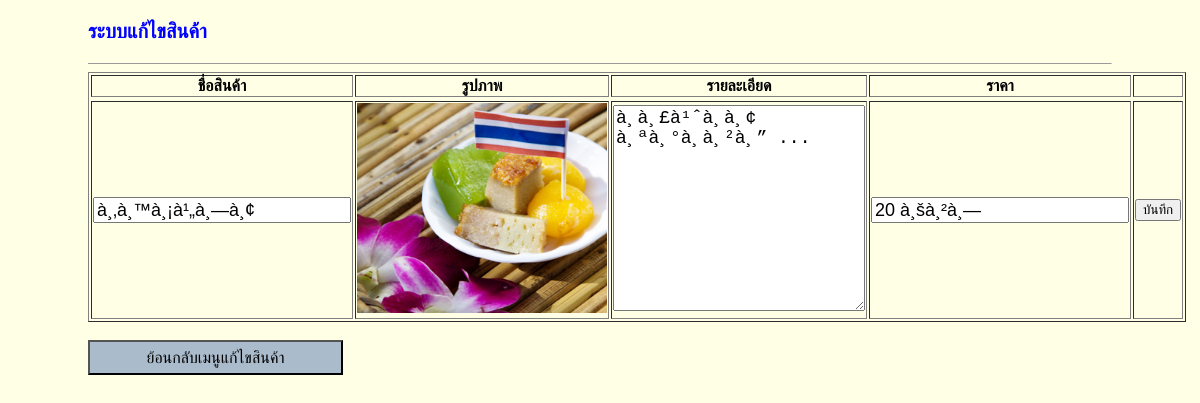
/FormEditItemById.php?id=1, run on the app's committed database.
### tables this page shows
CREATE TABLE `tb_items` (
  `id` int(11) NOT NULL,
  `title` varchar(20) NOT NULL,
  `image` varchar(100) NOT NULL,
  `detail` varchar(255) NOT NULL,
  `price` varchar(20) NOT NULL
);

### FormEditItemById.php (the view, shortened to what this page needs)
<?php
	require('config.php');
?>
<!DOCTYPE html>
<html>
<head>
</head>
<body>
	<div class="container">
		<p style="color:blue; font-weight:bold; font-size:20px;">ระบบแก้ไขสินค้า</p>
		<hr size="1">
		<table border="1">
			<tr>
				<th>ชื่อสินค้า</th>
				<th>รูปภาพ</th>
				<th>รายละเอียด</th>
				<th>ราคา</th>
				<th></th>
			</tr>
			<tr>
				<?php
					$myId = $_GET["id"];
					$conn = new mysqli($servername, $db_user, $db_pass, $db_name);
					$sql = "SELECT * FROM tb_items WHERE id='$myId'";
					if ($result = mysqli_query($conn,$sql)) {
						while ($row = mysqli_fetch_array($result)) {
							echo "<tr>";
							echo "<form method='POST' action='edit_item.php'>";
							echo "<td><input type='text' name='title' value='".$row["title"]."' /></td>";
							echo "<td> <img style='width: 250px; height: 210px;' src='myfile/".$row["image"]."'></img></td>";
							echo "<td><textarea name='detail' rows='10' cols='21' maxlength='255'>".$row["detail"]."</textarea>";
							echo "<td><input type='text' name='price' value='".$row["price"]."' /></td>";
							echo "<td><button type='submit'>บันทึก</button></td>";
							echo "</form>";
							echo "</tr>";
						}
					}
				?>
			</tr>
		</table>
		<br />
		<form action="FormEditItem.php">
			<button type="submit" style="width: 255px; height: 35px; font-size: 16px; background-color: #abc;">ย้อนกลับเมนูแก้ไขสินค้า</button>
		</form>
		<br />
	</div>
</body>
</html>

### FormEditItemById.php (style rules this page uses)
body { background-color: #ffffe6; }
.container { width: 1024px; height: 768px; padding: 0; margin: 0 auto; }
table tr th { text-align: center; }
table tr td { text-align: center; }
input { width: 250px; height: 20px; font-size: 18px; }
p { font-size: 18px; }
textarea { font-size: 18px; }

### data on the page
tb_items: title "à¸‚à¸™à¸¡à¹„à¸—à¸¢", image (picture), detail "à¸­à¸£à¹ˆà¸­à¸¢ à¸ªà¸°à¸­à¸²à¸” ...", price "20 à¸šà¸²à¸—"
